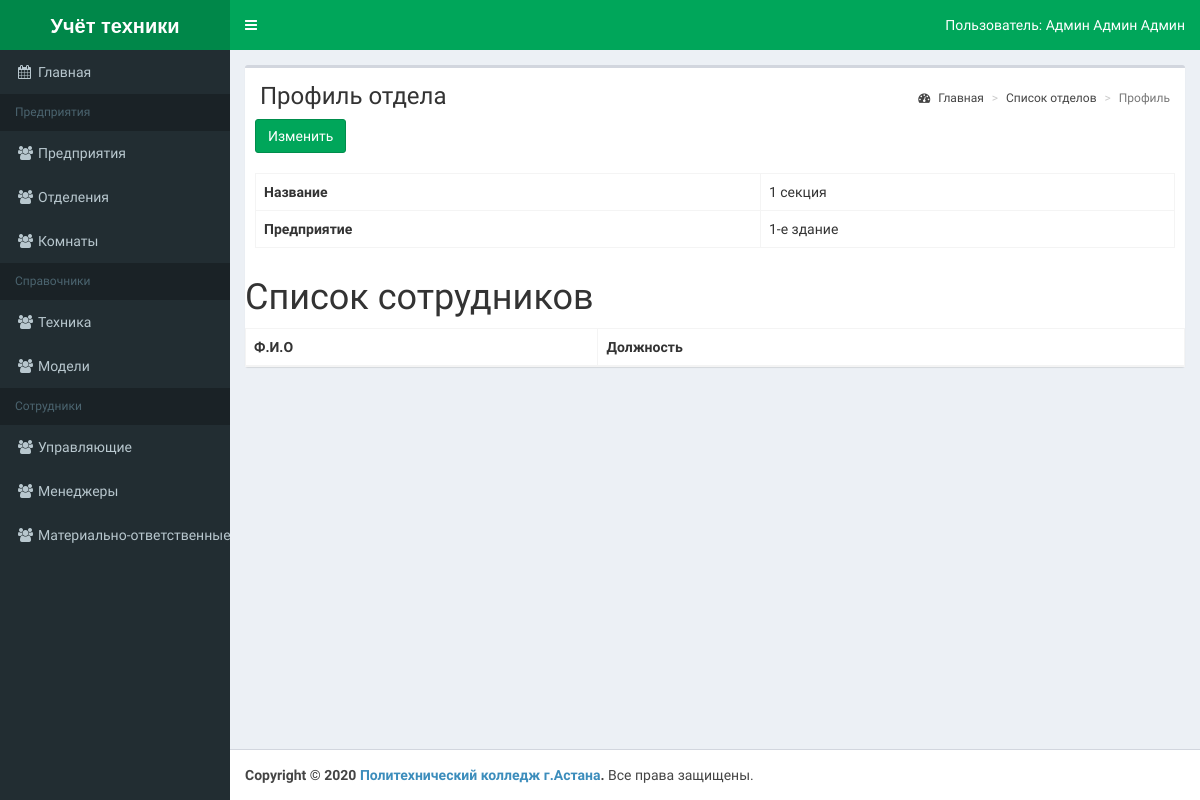
/uchet/profile-otdel.php?id=1 (signed in), run on an earlier commit of the app's database.
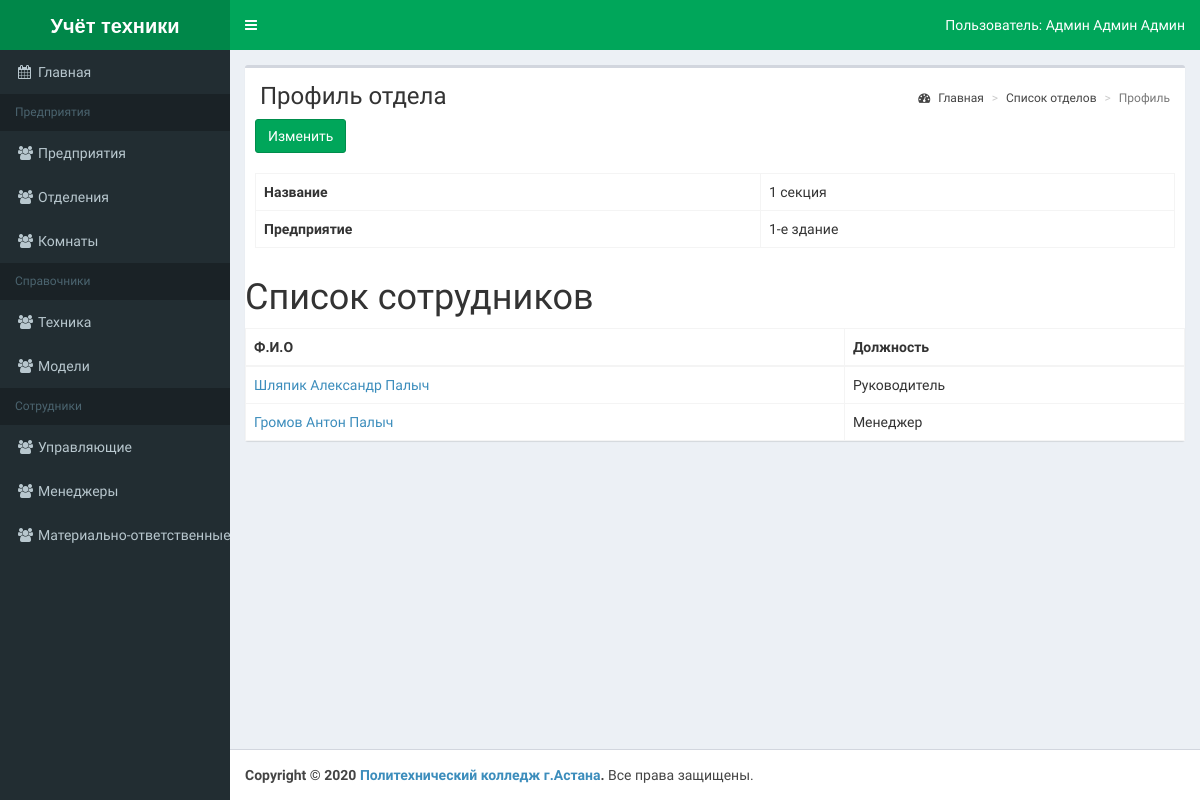
And on a later commit of the database.
### tables this page shows
CREATE TABLE `employee` (
  `employee_id` smallint NOT NULL,
  `lastname` varchar(50) NOT NULL,
  `firstname` varchar(50) NOT NULL,
  `patronomic` varchar(50) NOT NULL,
  `otdel_id` smallint NOT NULL,
  `dolzhnost_id` smallint NOT NULL,
  `login` varchar(50) NOT NULL,
  `pass` varchar(255) NOT NULL
);

CREATE TABLE `dolzhnost` (
  `dolzhnost_id` smallint NOT NULL,
  `name` varchar(50) NOT NULL,
  `mat_respons` tinyint(1) NOT NULL DEFAULT '0'
);

### uchet/classes/Connect.php (called while the page is built, shortened)
<?php
abstract class Connect {
	function __construct() {
		try
		{
			$this->db = new PDO('mysql:host='.self::HOST.'; dbname='.self::DB_NAME, self::DB_USER, self::DB_PASSWORD);
		}
		catch(PDOException $e) {
			echo $e->getMessage();
		}
	}
}
?>

### uchet/classes/Helper.php (called while the page is built, shortened)
<?php
	class Helper
	{
		public static function clearInt($str) {
			return (int)$str;
		}
                    foreach ($options as $option) { ?>
                    <?php }
}
?>

### uchet/classes/OtdelConnect.php (called while the page is built, shortened)
<?php
class OtdelConnect extends Connect
{
    public function findProfileById($id=null){
        if ($id) {
            $res = $this->db->query("SELECT otdel.otdel_id, otdel.name AS name, pred.name AS pr FROM otdel INNER JOIN pred ON otdel.pred_id = pred.pred_id WHERE otdel.otdel_id = $id");
            return $res->fetch(PDO::FETCH_OBJ);
        }
        return false;
    }
    public function findEmps($id=null) {
    	if ($id) {
    		$res =$this->db->query("SELECT otdel.otdel_id, employee.employee_id, dolzhnost.dolzhnost_id, CONCAT(employee.lastname,' ', employee.firstname, ' ', employee.patronomic) AS fio, dolzhnost.name AS dolzh FROM otdel"." INNER JOIN employee ON otdel.otdel_id = employee.otdel_id "."INNER JOIN dolzhnost ON employee.dolzhnost_id = dolzhnost.dolzhnost_id WHERE otdel.otdel_id = $id");
    		return $res->fetchAll(PDO::FETCH_OBJ);
    	}
    	return false;
}
}
?>

### uchet/profile-otdel.php (the view, shortened to what this page needs)
<?php
if (isset($_GET['id'])) {
    $id = Helper::clearInt($_GET['id']);
} else {
    header('Location: 404.php');
}
$otdel = (new OtdelConnect())->findProfileById($id);
$emps = (new OtdelConnect())->findEmps ($id);
require_once 'template/header.php';
?>
<div class="row">
    <div class="col-xs-12">
        <div class="box">
            <section class="content-header">
                <h1>Профиль отдела</h1>
                <ol class="breadcrumb">
                    <li><a href="index.php"><i class="fa fa-dashboard"></i> Главная</a></li>
                    <li><a href="list-otdel.php">Список отделов</a></li>
                    <li class="active">Профиль</li>
                </ol>
            </section>
            <div class="box-body">
                <a class="btn btn-success" href="add-otdel.php?id=<?=$id;?>">Изменить</a>
            </div>
            <div class="box-body">
                <table class="table table-bordered table-hover">
                    <tr>
                        <th>Название</th>
                        <td><?=$otdel->name;?></td>
                    </tr>
                    <tr>
                        <th>Предприятие</th>
                        <td><?=$otdel->pr;?></td>
                    </tr>
                </table>
            </div>
            <div>
                <h1>Список сотрудников</h1>
                <table class="table table-bordered table-hover">
                    <thead>
                        <tr>
                            <th>Ф.И.О</th>
                            <th>Должность</th>
                        </tr>
                    </thead>
                    <tbody>
                    <?php
                    foreach ($emps as $emp) {
                        if ($emp->dolzhnost_id != 1) {
                        echo '<tr>';
                        if ($emp->dolzhnost_id == 2) {
                            echo '<td><a href="profile-director.php?id='.$emp->employee_id.'">'.$emp->fio.'</a> '. '</a></td>';
                        }
                        elseif ($emp->dolzhnost_id == 3) {
                            echo '<td><a href="profile-managers.php?id='.$emp->employee_id.'">'.$emp->fio.'</a> '. '</a></td>';
                        }
                        echo '<td>'.$emp->dolzh.'</td>';
                        echo '</tr>';
                    }
                }
                    ?>
                    </tbody>
                </table>
            </div>
        </div>
    </div>
</div>
<?php
require_once 'template/footer.php';
?>

What changed in the data, as far as the page shows it:
added employee: fio "Шляпик Александр Палыч", dolzhnost.name "Руководитель"
added employee: fio "Громов Антон Палыч", dolzhnost.name "Менеджер"
